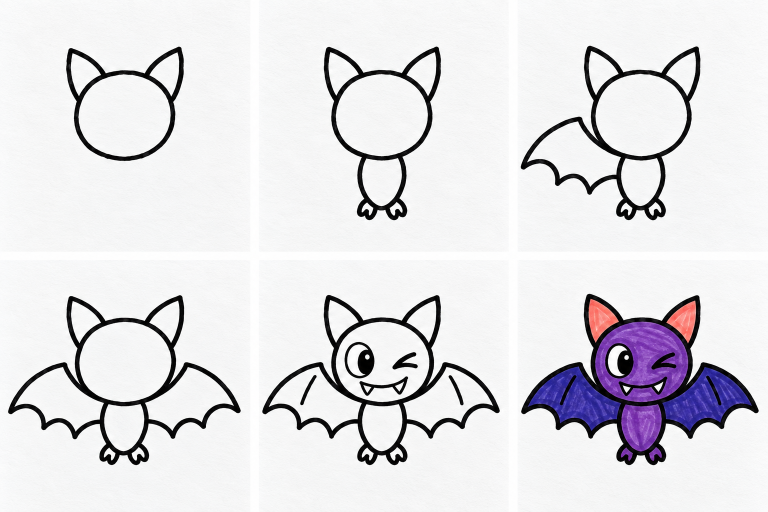
#> input picture drafts/cartoon-bat-in-flight/raw-approved-source.png, 1536 x 1024 px, found by its file name (shown at 1/2 size)
$ python register-contact-sheet.py
#> lines starting #> are read from the running program, lines starting #| are printed output that depends on the picture
from PIL import Image
from pathlib import Path
src=Image.open('drafts/cartoon-bat-in-flight/raw-approved-source.png').convert('RGB')
#> src is the input picture: PIL image 1536x1024 RGB; mean R, G, B 225.5, 224.2, 227.8
assert src.size==(1536,1024)
out=Image.new('RGB',src.size,(250,249,247))
for row in range(2):
    for col in range(3):
        cell=src.crop((col*512,row*512,(col+1)*512,(row+1)*512))
        dx=[-10,-13,-20][col]; dy=[-11,7][row]
        dest=Image.new('RGB',(512,512),(250,249,247))
        dest.paste(cell,(dx,dy))
        out.paste(dest,(col*512,row*512))
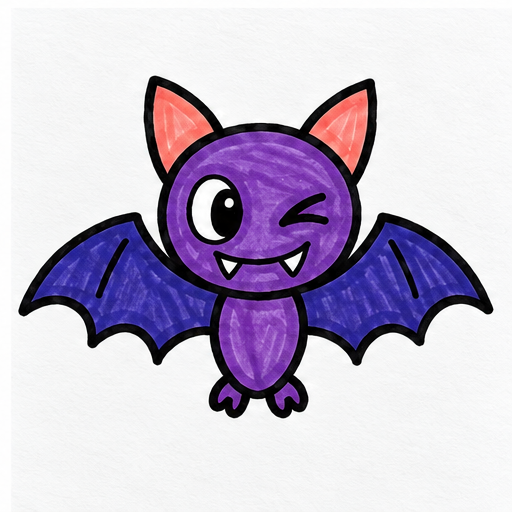
#> cell: PIL image 512x512 RGB; mean R, G, B 197, 187.8, 208.2
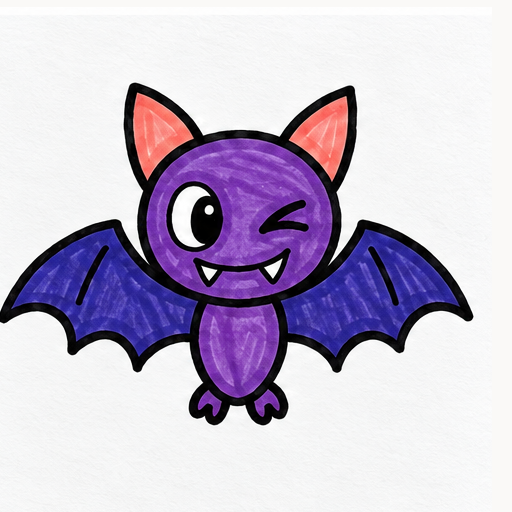
#> dest: PIL image 512x512 RGB; mean R, G, B 197, 187.8, 208
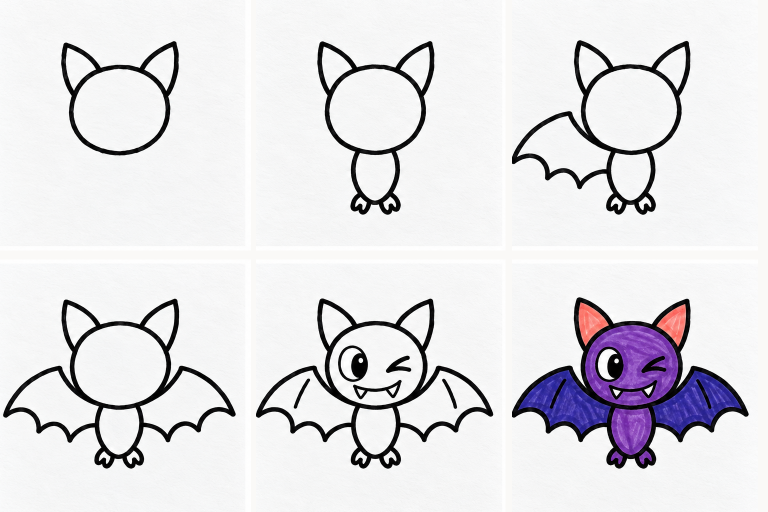
#> out: PIL image 1536x1024 RGB (shown at 1/2 size); mean R, G, B 225.6, 224.2, 227.7
path=Path('drafts/cartoon-bat-in-flight/cartoon-bat-in-flight-contact-sheet.png')
out.save(path)
print(path)
